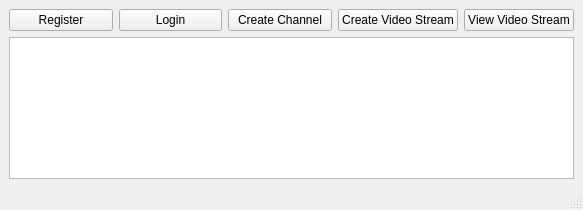
<?xml version="1.0" encoding="UTF-8"?>
<ui version="4.0">
 <class>MainWindow</class>
 <widget class="QMainWindow" name="MainWindow">
  <property name="geometry">
   <rect>
    <x>0</x>
    <y>0</y>
    <width>583</width>
    <height>210</height>
   </rect>
  </property>
  <property name="windowTitle">
   <string>ProximaX Sirius Stream Demo</string>
  </property>
  <widget class="QWidget" name="centralwidget">
   <layout class="QVBoxLayout" name="verticalLayout_2">
    <item>
     <layout class="QHBoxLayout" name="horizontalLayout">
      <item>
       <widget class="QPushButton" name="registerBtn">
        <property name="text">
         <string>Register</string>
        </property>
       </widget>
      </item>
      <item>
       <widget class="QPushButton" name="loginBtn">
        <property name="text">
         <string>Login</string>
        </property>
       </widget>
      </item>
      <item>
       <widget class="QPushButton" name="createChannelBtn">
        <property name="text">
         <string>Create Channel</string>
        </property>
       </widget>
      </item>
      <item>
       <widget class="QPushButton" name="createVideoStreamBtn">
        <property name="text">
         <string>Create Video Stream</string>
        </property>
       </widget>
      </item>
      <item>
       <widget class="QPushButton" name="viewVideoStreamBtn">
        <property name="text">
         <string>View Video Stream</string>
        </property>
       </widget>
      </item>
     </layout>
    </item>
    <item>
     <layout class="QHBoxLayout" name="horizontalLayout_2">
      <item>
       <widget class="QListWidget" name="listWidget"/>
      </item>
     </layout>
    </item>
   </layout>
  </widget>
  <widget class="QMenuBar" name="menubar">
   <property name="geometry">
    <rect>
     <x>0</x>
     <y>0</y>
     <width>583</width>
     <height>26</height>
    </rect>
   </property>
  </widget>
  <widget class="QStatusBar" name="statusbar"/>
 </widget>
 <resources/>
 <connections/>
</ui>
